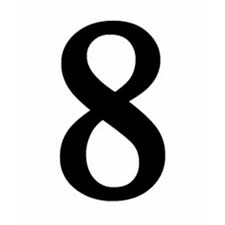
#> input picture Hesham-Adel/hesham adel/Pics/تنزيل.jpeg, 225 x 225 px, found by its file name
$ python hesham.py
#> lines starting #> are read from the running program, lines starting #| are printed output that depends on the picture
# -*- coding: utf-8 -*-
"""Hesham.ipynb

Automatically generated by Colab.

Original file is located at
    https://colab.research.google.com/drive/1qv2ouNK_IL2dPo_dPed2CFUhYkJ4mUeK
"""

import numpy as np
from sklearn.datasets import load_digits
from sklearn.model_selection import train_test_split
from sklearn.neighbors import KNeighborsClassifier
from PIL import Image
import matplotlib.pyplot as plt
from google.colab import files

# =============================
# 1. Load MNIST-like dataset from scikit-learn
# =============================
digits = load_digits()  # 8x8 images, 64 features
X = digits.images.reshape((len(digits.images), -1))  # Flatten 8x8 -> 64
y = digits.target

# Split into training and test sets
X_train, X_test, y_train, y_test = train_test_split(X, y, test_size=0.2, random_state=42)

# =============================
# 2. Train KNN Classifier
# =============================
knn = KNeighborsClassifier(n_neighbors=3)
knn.fit(X_train, y_train)

# =============================
# 3. Upload Your Own Images
# =============================
uploaded = files.upload()
#> the answer given: تنزيل.jpeg

def prepare_image(filename):
    # Open image and convert to grayscale
#> called with filename = 'تنزيل.jpeg'
    img = Image.open(filename).convert("L")
    img = img.resize((8, 8))  # Scikit-learn digits dataset is 8x8

    # Convert to numpy array
    img_array = np.array(img)

    # Invert colors
    img_array = 255 - img_array

    # Normalize to 0–16 (like sklearn digits)
    img_array = (img_array / 255.0) * 16

    # Flatten
    return img_array.flatten(), img_array

# =============================
# 4. Predict Uploaded Images
# =============================
for filename in uploaded.keys():
    img_flat, display_img = prepare_image(filename)
#> img_flat = 64 values, max 15.25 at index 27, min 0 at index 0, mean 3.35
    predicted_digit = knn.predict([img_flat])[0]
#> predicted_digit = 8

    # Show result
    plt.imshow(display_img, cmap="gray")
    plt.title(f"Prediction: {predicted_digit}")
    plt.axis("off")
    plt.show()
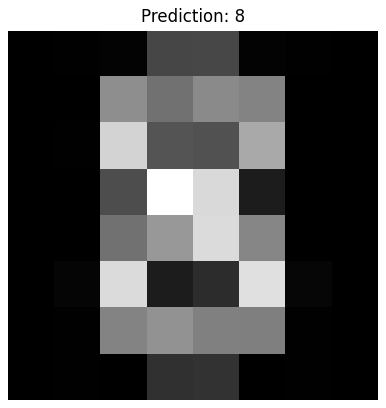
#> figure drawn by matplotlib, 1 panel
